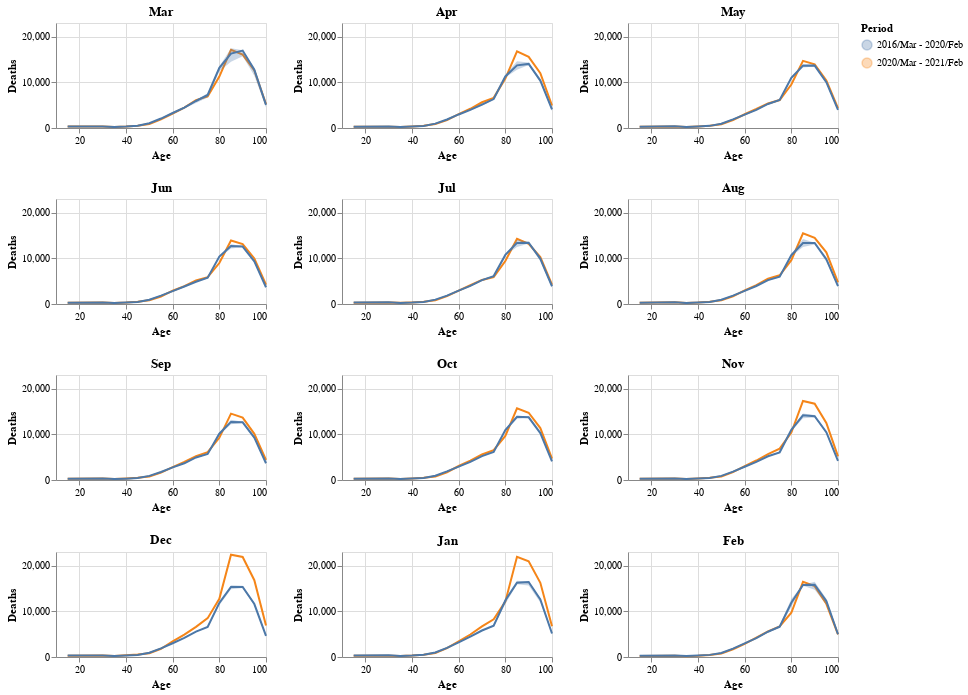

Notebook cell for this chart:
### Markdown cell above
Below are the average deaths by age for each month. The list starts with the month of March.

### Code cell
#hide_input

((plot_static(MONTHS[2]) | plot_static(MONTHS[3]) | plot_static(MONTHS[4])) & 
 (plot_static(MONTHS[5]) | plot_static(MONTHS[6]) | plot_static(MONTHS[7])) &
 (plot_static(MONTHS[8]) | plot_static(MONTHS[9]) | plot_static(MONTHS[10])) & 
 (plot_static(MONTHS[11]) | plot_static(MONTHS[0]) | plot_static(MONTHS[1])))

### Figure 1 — Vega-Lite specification as saved in the notebook (floating-point values rounded to 4 significant figures; data arrays with more than 128 entries replaced by an {"elided": "..."} marker saying what was removed)
{"config": {"view": {"continuousWidth": 400, "continuousHeight": 300}}, "vconcat": [{"hconcat": [{"layer": [{"layer": [{"mark": "line", "encoding": {"color": {"type": "nominal", "field": "period", "legend": {"title": "Period"}}, "x": {"type": "quantitative", "field": "age_to", "title": "Age"}, "y": {"type": "quantitative", "aggregate": "mean", "field": "deaths", "scale": {"domain": [0, 23000]}}}}, {"mark": {"type": "errorband", "extent": "iqr"}, "encoding": {"color": {"type": "nominal", "field": "period", "legend": {"title": "Period"}}, "x": {"type": "quantitative", "field": "age_to", "title": "Age"}, "y": {"type": "quantitative", "field": "deaths", "scale": {"domain": [0, 23000]}, "title": "Deaths"}}}]}], "height": 105, "title": "Mar", "transform": [{"filter": "(datum.month === 'Mar')"}], "width": 210}, {"layer": [{"layer": [{"mark": "line", "encoding": {"color": {"type": "nominal", "field": "period", "legend": {"title": "Period"}}, "x": {"type": "quantitative", "field": "age_to", "title": "Age"}, "y": {"type": "quantitative", "aggregate": "mean", "field": "deaths", "scale": {"domain": [0, 23000]}}}}, {"mark": {"type": "errorband", "extent": "iqr"}, "encoding": {"color": {"type": "nominal", "field": "period", "legend": {"title": "Period"}}, "x": {"type": "quantitative", "field": "age_to", "title": "Age"}, "y": {"type": "quantitative", "field": "deaths", "scale": {"domain": [0, 23000]}, "title": "Deaths"}}}]}], "height": 105, "title": "Apr", "transform": [{"filter": "(datum.month === 'Apr')"}], "width": 210}, {"layer": [{"layer": [{"mark": "line", "encoding": {"color": {"type": "nominal", "field": "period", "legend": {"title": "Period"}}, "x": {"type": "quantitative", "field": "age_to", "title": "Age"}, "y": {"type": "quantitative", "aggregate": "mean", "field": "deaths", "scale": {"domain": [0, 23000]}}}}, {"mark": {"type": "errorband", "extent": "iqr"}, "encoding": {"color": {"type": "nominal", "field": "period", "legend": {"title": "Period"}}, "x": {"type": "quantitative", "field": "age_to", "title": "Age"}, "y": {"type": "quantitative", "field": "deaths", "scale": {"domain": [0, 23000]}, "title": "Deaths"}}}]}], "height": 105, "title": "May", "transform": [{"filter": "(datum.month === 'May')"}], "width": 210}]}, {"hconcat": [{"layer": [{"layer": [{"mark": "line", "encoding": {"color": {"type": "nominal", "field": "period", "legend": {"title": "Period"}}, "x": {"type": "quantitative", "field": "age_to", "title": "Age"}, "y": {"type": "quantitative", "aggregate": "mean", "field": "deaths", "scale": {"domain": [0, 23000]}}}}, {"mark": {"type": "errorband", "extent": "iqr"}, "encoding": {"color": {"type": "nominal", "field": "period", "legend": {"title": "Period"}}, "x": {"type": "quantitative", "field": "age_to", "title": "Age"}, "y": {"type": "quantitative", "field": "deaths", "scale": {"domain": [0, 23000]}, "title": "Deaths"}}}]}], "height": 105, "title": "Jun", "transform": [{"filter": "(datum.month === 'Jun')"}], "width": 210}, {"layer": [{"layer": [{"mark": "line", "encoding": {"color": {"type": "nominal", "field": "period", "legend": {"title": "Period"}}, "x": {"type": "quantitative", "field": "age_to", "title": "Age"}, "y": {"type": "quantitative", "aggregate": "mean", "field": "deaths", "scale": {"domain": [0, 23000]}}}}, {"mark": {"type": "errorband", "extent": "iqr"}, "encoding": {"color": {"type": "nominal", "field": "period", "legend": {"title": "Period"}}, "x": {"type": "quantitative", "field": "age_to", "title": "Age"}, "y": {"type": "quantitative", "field": "deaths", "scale": {"domain": [0, 23000]}, "title": "Deaths"}}}]}], "height": 105, "title": "Jul", "transform": [{"filter": "(datum.month === 'Jul')"}], "width": 210}, {"layer": [{"layer": [{"mark": "line", "encoding": {"color": {"type": "nominal", "field": "period", "legend": {"title": "Period"}}, "x": {"type": "quantitative", "field": "age_to", "title": "Age"}, "y": {"type": "quantitative", "aggregate": "mean", "field": "deaths", "scale": {"domain": [0, 23000]}}}}, {"mark": {"type": "errorband", "extent": "iqr"}, "encoding": {"color": {"type": "nominal", "field": "period", "legend": {"title": "Period"}}, "x": {"type": "quantitative", "field": "age_to", "title": "Age"}, "y": {"type": "quantitative", "field": "deaths", "scale": {"domain": [0, 23000]}, "title": "Deaths"}}}]}], "height": 105, "title": "Aug", "transform": [{"filter": "(datum.month === 'Aug')"}], "width": 210}]}, {"hconcat": [{"layer": [{"layer": [{"mark": "line", "encoding": {"color": {"type": "nominal", "field": "period", "legend": {"title": "Period"}}, "x": {"type": "quantitative", "field": "age_to", "title": "Age"}, "y": {"type": "quantitative", "aggregate": "mean", "field": "deaths", "scale": {"domain": [0, 23000]}}}}, {"mark": {"type": "errorband", "extent": "iqr"}, "encoding": {"color": {"type": "nominal", "field": "period", "legend": {"title": "Period"}}, "x": {"type": "quantitative", "field": "age_to", "title": "Age"}, "y": {"type": "quantitative", "field": "deaths", "scale": {"domain": [0, 23000]}, "title": "Deaths"}}}]}], "height": 105, "title": "Sep", "transform": [{"filter": "(datum.month === 'Sep')"}], "width": 210}, {"layer": [{"layer": [{"mark": "line", "encoding": {"color": {"type": "nominal", "field": "period", "legend": {"title": "Period"}}, "x": {"type": "quantitative", "field": "age_to", "title": "Age"}, "y": {"type": "quantitative", "aggregate": "mean", "field": "deaths", "scale": {"domain": [0, 23000]}}}}, {"mark": {"type": "errorband", "extent": "iqr"}, "encoding": {"color": {"type": "nominal", "field": "period", "legend": {"title": "Period"}}, "x": {"type": "quantitative", "field": "age_to", "title": "Age"}, "y": {"type": "quantitative", "field": "deaths", "scale": {"domain": [0, 23000]}, "title": "Deaths"}}}]}], "height": 105, "title": "Oct", "transform": [{"filter": "(datum.month === 'Oct')"}], "width": 210}, {"layer": [{"layer": [{"mark": "line", "encoding": {"color": {"type": "nominal", "field": "period", "legend": {"title": "Period"}}, "x": {"type": "quantitative", "field": "age_to", "title": "Age"}, "y": {"type": "quantitative", "aggregate": "mean", "field": "deaths", "scale": {"domain": [0, 23000]}}}}, {"mark": {"type": "errorband", "extent": "iqr"}, "encoding": {"color": {"type": "nominal", "field": "period", "legend": {"title": "Period"}}, "x": {"type": "quantitative", "field": "age_to", "title": "Age"}, "y": {"type": "quantitative", "field": "deaths", "scale": {"domain": [0, 23000]}, "title": "Deaths"}}}]}], "height": 105, "title": "Nov", "transform": [{"filter": "(datum.month === 'Nov')"}], "width": 210}]}, {"hconcat": [{"layer": [{"layer": [{"mark": "line", "encoding": {"color": {"type": "nominal", "field": "period", "legend": {"title": "Period"}}, "x": {"type": "quantitative", "field": "age_to", "title": "Age"}, "y": {"type": "quantitative", "aggregate": "mean", "field": "deaths", "scale": {"domain": [0, 23000]}}}}, {"mark": {"type": "errorband", "extent": "iqr"}, "encoding": {"color": {"type": "nominal", "field": "period", "legend": {"title": "Period"}}, "x": {"type": "quantitative", "field": "age_to", "title": "Age"}, "y": {"type": "quantitative", "field": "deaths", "scale": {"domain": [0, 23000]}, "title": "Deaths"}}}]}], "height": 105, "title": "Dec", "transform": [{"filter": "(datum.month === 'Dec')"}], "width": 210}, {"layer": [{"layer": [{"mark": "line", "encoding": {"color": {"type": "nominal", "field": "period", "legend": {"title": "Period"}}, "x": {"type": "quantitative", "field": "age_to", "title": "Age"}, "y": {"type": "quantitative", "aggregate": "mean", "field": "deaths", "scale": {"domain": [0, 23000]}}}}, {"mark": {"type": "errorband", "extent": "iqr"}, "encoding": {"color": {"type": "nominal", "field": "period", "legend": {"title": "Period"}}, "x": {"type": "quantitative", "field": "age_to", "title": "Age"}, "y": {"type": "quantitative", "field": "deaths", "scale": {"domain": [0, 23000]}, "title": "Deaths"}}}]}], "height": 105, "title": "Jan", "transform": [{"filter": "(datum.month === 'Jan')"}], "width": 210}, {"layer": [{"layer": [{"mark": "line", "encoding": {"color": {"type": "nominal", "field": "period", "legend": {"title": "Period"}}, "x": {"type": "quantitative", "field": "age_to", "title": "Age"}, "y": {"type": "quantitative", "aggregate": "mean", "field": "deaths", "scale": {"domain": [0, 23000]}}}}, {"mark": {"type": "errorband", "extent": "iqr"}, "encoding": {"color": {"type": "nominal", "field": "period", "legend": {"title": "Period"}}, "x": {"type": "quantitative", "field": "age_to", "title": "Age"}, "y": {"type": "quantitative", "field": "deaths", "scale": {"domain": [0, 23000]}, "title": "Deaths"}}}]}], "height": 105, "title": "Feb", "transform": [{"filter": "(datum.month === 'Feb')"}], "width": 210}]}], "data": {"name": "data-b65ac0e1c35ef56677222fd11d77c2b6"}, "$schema": "https://vega.github.io/schema/vega-lite/v4.8.1.json", "datasets": {"data-b65ac0e1c35ef56677222fd11d77c2b6": {"elided": "960 records"}}}
